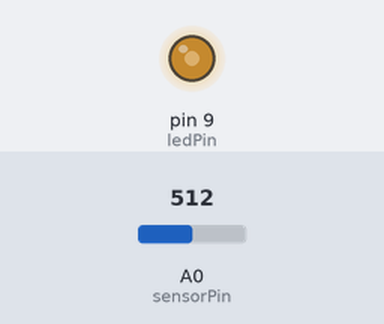
The sketch below on a simulated Arduino Uno, built with avr-gcc and run on an emulated ATmega328P. Parts: output pins drawn as LEDs (lit = HIGH). Inputs (shaded band) come from the test bench; at power-on: A0 (sensorPin) = 512.

Above: at 1.2 s.
1.3 s: A0 (sensorPin) set to 716
At 2.5 s:
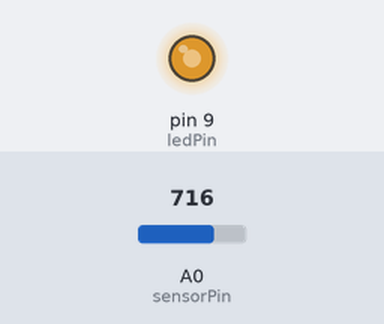
2.8 s: A0 (sensorPin) set to 900
At 3.7 s:
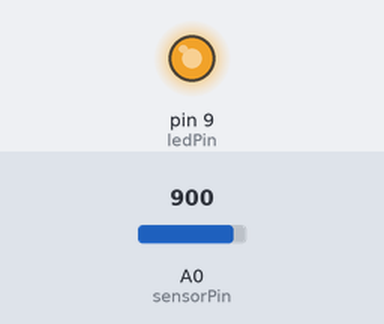
4.3 s: A0 (sensorPin) set to 122
At 4.8 s:
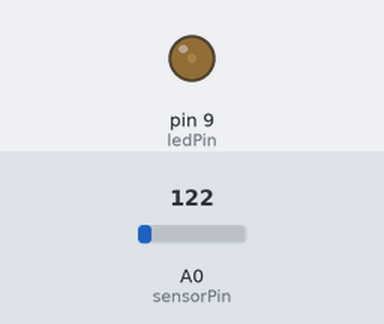
5.8 s: A0 (sensorPin) set to 0
At 7.0 s:
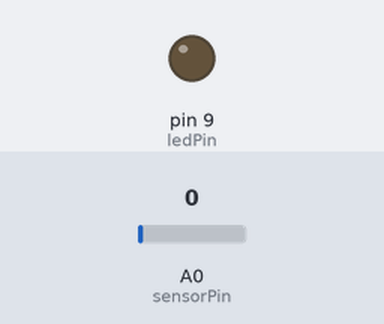
7.3 s: A0 (sensorPin) set to 511
At 8.3 s:
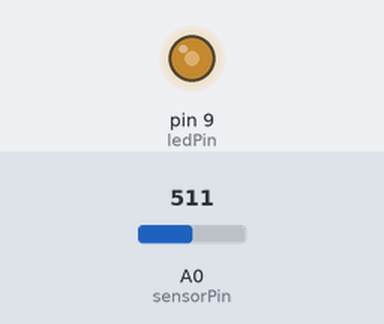
Timing chart, 0 to 9.8 s (numbered marks = the images above; inputs shaded):
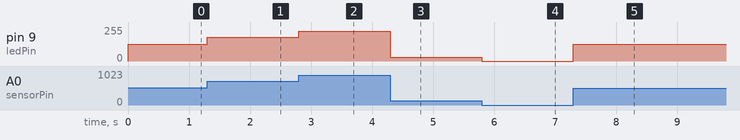

Measured:
- after the input at 1.3 s, pin 9 (ledPin): 127/255 → 178/255 at once
- after the input at 2.8 s, pin 9 (ledPin): 178/255 → 224/255 at once
- after the input at 4.3 s, pin 9 (ledPin): 224/255 → 30/255 at once
- after the input at 5.8 s, pin 9 (ledPin): 30/255 → 0/255 at once
- after the input at 7.3 s, pin 9 (ledPin): 0/255 → 127/255 at once

The sketch:

Circuit06_Team7_copy_20241011131457_copy_20241011131508_2.ino
```cpp
/*

Example sketch 06

PHOTO RESISTOR

  Use a photoresistor (light sensor) to control the brightness
  of a LED.

Hardware connections:

  Photo resistor:

    Connect one side of the photoresistor to 5 Volts (5V).
    Connect the other side of the photoresistor to ANALOG pin 0.
    Connect a 10K resistor between ANALOG pin 0 and GND.

    This creates a voltage divider, with the photoresistor one
    of the two resistors. The output of the voltage divider
    (connected to A0) will vary with the light level.

  LED:

    Connect the positive side (long leg) of the LED to
    digital pin 9. (To vary the brightness, this pin must
    support PWM, which is indicated by "~" or "PWM" on the
    Arduino itself.)

    Connect the negative side of the LED (short leg) to a
    330 Ohm resistor.

    Connect the other side of the resistor to GND.

This sketch was written by SparkFun Electronics,
with lots of help from the Arduino community.
This code is completely free for any use.
Visit http://www.arduino.cc to learn about the Arduino.

Version 2.0 6/2012 MDG
*/


// As usual, we'll create constants to name the pins we're using.
// This will make it easier to follow the code below.

const int sensorPin = 0;
const int ledPin = 9;

// We'll also set up some global variables for the light level:

int lightLevel, high = 0, low = 1023;


void setup()
{
  // We'll set up the LED pin to be an output.
  // (We don't need to do anything special to use the analog input.)

  pinMode(ledPin, OUTPUT);
}


void loop()
{
  // Just as we've done in the past, we'll use the analogRead()
  // function to measure the voltage coming from the photoresistor
  // resistor pair. This number can range between 0 (0 Volts) and
  // 1023 (5 Volts), but this circuit will have a smaller range
  // between dark and light.

  lightLevel = analogRead(sensorPin);

  // We now want to use this number to control the brightness of
  // the LED. But we have a problem: the analogRead() function
  // returns values between 0 and 1023, and the analogWrite()
  // function wants values from 0 to 255.

  // We can solve this by using two handy functions called map()
  // and constrain(). Map will change one range of values into
  // another range. If we tell map() our "from" range is 0-1023,
  // and our "to" range is 0-255, map() will squeeze the larger
  // range into the smaller. (It can do this for any two ranges.)

  // lightLevel = map(lightLevel, 0, 1023, 0, 255);

  // Because map() could still return numbers outside the "to"
  // range, (if they're outside the "from" range), we'll also use
  // a function called constrain() that will "clip" numbers into
  // a given range. If the number is above the range, it will reset
  // it to be the highest number in the range. If the number is
  // below the range, it will reset it to the lowest number.
  // If the number is within the range, it will stay the same.

  // lightLevel = constrain(lightLevel, 0, 255);

  // Here's one last thing to think about. The circuit we made
  // won't have a range all the way from 0 to 5 Volts. It will
  // be a smaller range, such as 300 (dark) to 800 (light).
  // If we just pass this number directly to map(), the LED will
  // change brightness, but it will never be completely off or
  // completely on.

  // You can fix this two ways, each of which we'll show
  // in the functions below. Uncomment ONE of them to
  // try it out:

  manualTune();  // manually change the range from light to dark

  //autoTune();  // have the Arduino do the work for us!

  // The above functions will alter lightLevel to be cover the
  // range from full-on to full-off. Now we can adjust the
  // brightness of the LED:

  analogWrite(ledPin, lightLevel);

  // The above statement will brighten the LED along with the
  // light level. To do the opposite, replace "lightLevel" in the
  // above analogWrite() statement with "255-lightLevel".
  // Now you've created a night-light!
}


void manualTune()
{
  // As we mentioned above, the light-sensing circuit we built
  // won't have a range all the way from 0 to 1023. It will likely
  // be more like 300 (dark) to 800 (light). If you run this sketch
  // as-is, the LED won't fully turn off, even in the dark.

  // You can accommodate the reduced range by manually
  // tweaking the "from" range numbers in the map() function.
  // Here we're using the full range of 0 to 1023.
  // Try manually changing this to a smaller range (300 to 800
  // is a good guess), and try it out again. If the LED doesn't
  // go completely out, make the low number larger. If the LED
  // is always too bright, make the high number smaller.

  // Remember you're JUST changing the 0, 1023 in the line below!

  lightLevel = map(lightLevel, 0, 1023, 0, 255);
  lightLevel = constrain(lightLevel, 0, 255);

  // Now we'll return to the main loop(), and send lightLevel
  // to the LED.
}


void autoTune()
{
  // As we mentioned above, the light-sensing circuit we built
  // won't have a range all the way from 0 to 1023. It will likely
  // be more like 300 (dark) to 800 (light).

  // In the manualTune() function above, you need to repeatedly
  // change the values and try the program again until it works.
  // But why should you have to do that work? You've got a
  // computer in your hands that can figure things out for itself!

  // In this function, the Arduino will keep track of the highest
  // and lowest values that we're reading from analogRead().

  // If you look at the top of the sketch, you'll see that we've
  // initialized "low" to be 1023. We'll save anything we read
  // that's lower than that:

  if (lightLevel < low)
  {
    low = lightLevel;
  }

  // We also initialized "high" to be 0. We'll save anything
  // we read that's higher than that:

  if (lightLevel > high)
  {
    high = lightLevel;
  }

  // Once we have the highest and lowest values, we can stick them
  // directly into the map() function. No manual tweaking needed!

  // One trick we'll do is to add a small offset to low and high,
  // to ensure that the LED is fully-off and fully-on at the limits
  // (otherwise it might flicker a little bit).

  lightLevel = map(lightLevel, low+30, high-30, 0, 255);
  lightLevel = constrain(lightLevel, 0, 255);

  // Now we'll return to the main loop(), and send lightLevel
  // to the LED.
}
```
